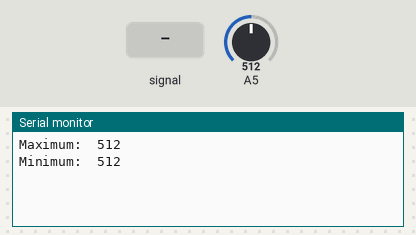
Simulated run of this sketch. Board: Arduino Uno, built with avr-gcc and run on an emulated ATmega328P. Parts: the last lines printed to the serial monitor. The inputs (shaded band) are chosen by the test bench; at power-on: A5 = 512.

Above: at 1.2 s.
1.3 s: A5 fed a 200 Hz sine of ±81 counts around its level
At 2.6 s:
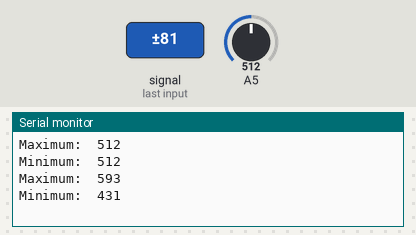
2.8 s: A5 set to 716
At 4.1 s:
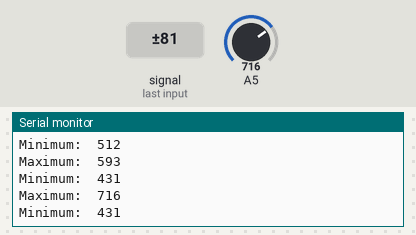
4.3 s: A5 fed a 1000 Hz sine of ±255 counts around its level
5.8 s: A5 set to 1023
At 7.1 s:
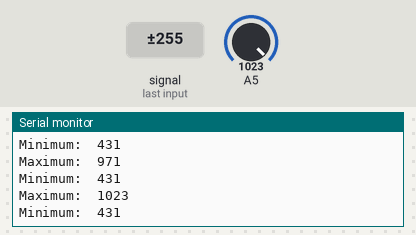
Timing chart, 0 to 8.3 s (numbered marks = the images above; inputs shaded):
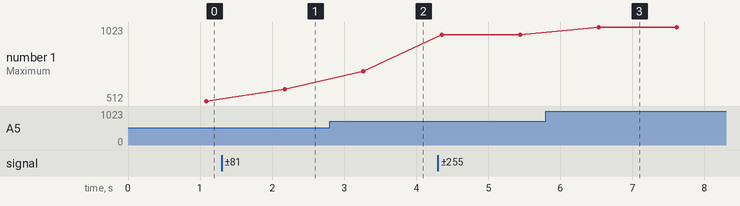

Measured:
- after the input at 1.3 s, the serial monitor: prints a new line after 0.88 s (image 1)
- after the input at 2.8 s, the serial monitor: prints a new line after 0.47 s (image 2)
- after the input at 5.8 s, the serial monitor: prints a new line after 0.73 s (image 3)
- plotted number 1: 512 → 593 after the input at 1.3 s, 593 → 716 after the input at 2.8 s, 716 → 971 after the input at 4.3 s, 971 → 1023 after the input at 5.8 s

The sketch:

opamp_test_lm386_spi.ino
```cpp
int maximum = 0; //declare and initialize maximum as zero
int minimum = 1023; //declare and initialize minimum as 1023
int track = 0; //variable to keep track

void setup()
{
  Serial.begin(9600); //set baud rate
}

void loop()
{
  //record the highest value recieved on A5
  if (analogRead(5) > maximum)
    maximum = analogRead(A5);
  //record the lowest value recieved on A5
  if (analogRead(5) < minimum)
    minimum = analogRead(A5);

  //increase track by 1 after every iteration
  track++;

  /*
  display both the maximum and minimum value after 5 second
  track is used to determine the time interval it takes for
  the program to display the maximum and minimum values
  e.g. here i use 1000 so as to display the min and max values
  after every 5 second
  */
  if (track == 5000)
  {
    Serial.print("Maximum:\t");
    Serial.println(maximum);
    Serial.print("Minimum:\t");
    Serial.println(minimum);
    track = 0; //set back track to zero
  }
}
```
